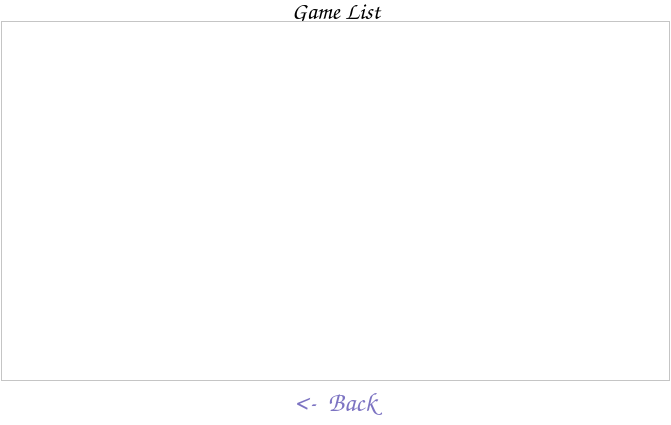
<?xml version="1.0" encoding="UTF-8"?>
<ui version="4.0">
 <class>GameList</class>
 <widget class="QDialog" name="GameList">
  <property name="geometry">
   <rect>
    <x>0</x>
    <y>0</y>
    <width>671</width>
    <height>425</height>
   </rect>
  </property>
  <property name="palette">
   <palette>
    <active>
     <colorrole role="Base">
      <brush brushstyle="SolidPattern">
       <color alpha="255">
        <red>255</red>
        <green>255</green>
        <blue>255</blue>
       </color>
      </brush>
     </colorrole>
     <colorrole role="Window">
      <brush brushstyle="SolidPattern">
       <color alpha="255">
        <red>255</red>
        <green>255</green>
        <blue>255</blue>
       </color>
      </brush>
     </colorrole>
    </active>
    <inactive>
     <colorrole role="Base">
      <brush brushstyle="SolidPattern">
       <color alpha="255">
        <red>255</red>
        <green>255</green>
        <blue>255</blue>
       </color>
      </brush>
     </colorrole>
     <colorrole role="Window">
      <brush brushstyle="SolidPattern">
       <color alpha="255">
        <red>255</red>
        <green>255</green>
        <blue>255</blue>
       </color>
      </brush>
     </colorrole>
    </inactive>
    <disabled>
     <colorrole role="Base">
      <brush brushstyle="SolidPattern">
       <color alpha="255">
        <red>255</red>
        <green>255</green>
        <blue>255</blue>
       </color>
      </brush>
     </colorrole>
     <colorrole role="Window">
      <brush brushstyle="SolidPattern">
       <color alpha="255">
        <red>255</red>
        <green>255</green>
        <blue>255</blue>
       </color>
      </brush>
     </colorrole>
    </disabled>
   </palette>
  </property>
  <property name="windowTitle">
   <string/>
  </property>
  <layout class="QGridLayout" name="gridLayout">
   <property name="leftMargin">
    <number>1</number>
   </property>
   <property name="topMargin">
    <number>1</number>
   </property>
   <property name="rightMargin">
    <number>1</number>
   </property>
   <property name="bottomMargin">
    <number>1</number>
   </property>
   <property name="verticalSpacing">
    <number>0</number>
   </property>
   <item row="0" column="0">
    <layout class="QHBoxLayout" name="horizontalLayout">
     <property name="spacing">
      <number>0</number>
     </property>
     <item>
      <spacer name="horizontalSpacer">
       <property name="orientation">
        <enum>Qt::Horizontal</enum>
       </property>
       <property name="sizeHint" stdset="0">
        <size>
         <width>40</width>
         <height>20</height>
        </size>
       </property>
      </spacer>
     </item>
     <item>
      <widget class="QLabel" name="label">
       <property name="sizePolicy">
        <sizepolicy hsizetype="Preferred" vsizetype="Minimum">
         <horstretch>0</horstretch>
         <verstretch>0</verstretch>
        </sizepolicy>
       </property>
       <property name="minimumSize">
        <size>
         <width>300</width>
         <height>20</height>
        </size>
       </property>
       <property name="maximumSize">
        <size>
         <width>300</width>
         <height>20</height>
        </size>
       </property>
       <property name="font">
        <font>
         <family>Comic Sans MS</family>
         <pointsize>18</pointsize>
         <weight>75</weight>
         <bold>true</bold>
        </font>
       </property>
       <property name="text">
        <string>Game List</string>
       </property>
       <property name="alignment">
        <set>Qt::AlignCenter</set>
       </property>
      </widget>
     </item>
     <item>
      <spacer name="horizontalSpacer_2">
       <property name="orientation">
        <enum>Qt::Horizontal</enum>
       </property>
       <property name="sizeHint" stdset="0">
        <size>
         <width>40</width>
         <height>20</height>
        </size>
       </property>
      </spacer>
     </item>
    </layout>
   </item>
   <item row="1" column="0">
    <widget class="QListWidget" name="listWidget">
     <property name="editTriggers">
      <set>QAbstractItemView::NoEditTriggers</set>
     </property>
     <property name="showDropIndicator" stdset="0">
      <bool>false</bool>
     </property>
     <property name="spacing">
      <number>1</number>
     </property>
     <property name="uniformItemSizes">
      <bool>true</bool>
     </property>
    </widget>
   </item>
   <item row="2" column="0">
    <widget class="QPushButton" name="pushButton">
     <property name="palette">
      <palette>
       <active>
        <colorrole role="WindowText">
         <brush brushstyle="SolidPattern">
          <color alpha="140">
           <red>16</red>
           <green>0</green>
           <blue>143</blue>
          </color>
         </brush>
        </colorrole>
        <colorrole role="Button">
         <brush brushstyle="SolidPattern">
          <color alpha="255">
           <red>255</red>
           <green>255</green>
           <blue>255</blue>
          </color>
         </brush>
        </colorrole>
        <colorrole role="Midlight">
         <brush brushstyle="SolidPattern">
          <color alpha="255">
           <red>255</red>
           <green>255</green>
           <blue>255</blue>
          </color>
         </brush>
        </colorrole>
        <colorrole role="Dark">
         <brush brushstyle="SolidPattern">
          <color alpha="255">
           <red>255</red>
           <green>255</green>
           <blue>255</blue>
          </color>
         </brush>
        </colorrole>
        <colorrole role="Mid">
         <brush brushstyle="SolidPattern">
          <color alpha="255">
           <red>255</red>
           <green>255</green>
           <blue>255</blue>
          </color>
         </brush>
        </colorrole>
        <colorrole role="Text">
         <brush brushstyle="SolidPattern">
          <color alpha="140">
           <red>16</red>
           <green>0</green>
           <blue>143</blue>
          </color>
         </brush>
        </colorrole>
        <colorrole role="ButtonText">
         <brush brushstyle="SolidPattern">
          <color alpha="140">
           <red>16</red>
           <green>0</green>
           <blue>143</blue>
          </color>
         </brush>
        </colorrole>
        <colorrole role="Base">
         <brush brushstyle="SolidPattern">
          <color alpha="255">
           <red>255</red>
           <green>255</green>
           <blue>255</blue>
          </color>
         </brush>
        </colorrole>
        <colorrole role="Window">
         <brush brushstyle="SolidPattern">
          <color alpha="255">
           <red>255</red>
           <green>255</green>
           <blue>255</blue>
          </color>
         </brush>
        </colorrole>
        <colorrole role="Shadow">
         <brush brushstyle="SolidPattern">
          <color alpha="255">
           <red>255</red>
           <green>255</green>
           <blue>255</blue>
          </color>
         </brush>
        </colorrole>
        <colorrole role="Highlight">
         <brush brushstyle="SolidPattern">
          <color alpha="255">
           <red>178</red>
           <green>215</green>
           <blue>255</blue>
          </color>
         </brush>
        </colorrole>
        <colorrole role="AlternateBase">
         <brush brushstyle="SolidPattern">
          <color alpha="255">
           <red>255</red>
           <green>255</green>
           <blue>255</blue>
          </color>
         </brush>
        </colorrole>
        <colorrole role="ToolTipBase">
         <brush brushstyle="SolidPattern">
          <color alpha="255">
           <red>255</red>
           <green>255</green>
           <blue>255</blue>
          </color>
         </brush>
        </colorrole>
       </active>
       <inactive>
        <colorrole role="WindowText">
         <brush brushstyle="SolidPattern">
          <color alpha="140">
           <red>16</red>
           <green>0</green>
           <blue>143</blue>
          </color>
         </brush>
        </colorrole>
        <colorrole role="Button">
         <brush brushstyle="SolidPattern">
          <color alpha="255">
           <red>255</red>
           <green>255</green>
           <blue>255</blue>
          </color>
         </brush>
        </colorrole>
        <colorrole role="Midlight">
         <brush brushstyle="SolidPattern">
          <color alpha="255">
           <red>255</red>
           <green>255</green>
           <blue>255</blue>
          </color>
         </brush>
        </colorrole>
        <colorrole role="Dark">
         <brush brushstyle="SolidPattern">
          <color alpha="255">
           <red>255</red>
           <green>255</green>
           <blue>255</blue>
          </color>
         </brush>
        </colorrole>
        <colorrole role="Mid">
         <brush brushstyle="SolidPattern">
          <color alpha="255">
           <red>255</red>
           <green>255</green>
           <blue>255</blue>
          </color>
         </brush>
        </colorrole>
        <colorrole role="Text">
         <brush brushstyle="SolidPattern">
          <color alpha="140">
           <red>16</red>
           <green>0</green>
           <blue>143</blue>
          </color>
         </brush>
        </colorrole>
        <colorrole role="ButtonText">
         <brush brushstyle="SolidPattern">
          <color alpha="140">
           <red>16</red>
           <green>0</green>
           <blue>143</blue>
          </color>
         </brush>
        </colorrole>
        <colorrole role="Base">
         <brush brushstyle="SolidPattern">
          <color alpha="255">
           <red>255</red>
           <green>255</green>
           <blue>255</blue>
          </color>
         </brush>
        </colorrole>
        <colorrole role="Window">
         <brush brushstyle="SolidPattern">
          <color alpha="255">
           <red>255</red>
           <green>255</green>
           <blue>255</blue>
          </color>
         </brush>
        </colorrole>
        <colorrole role="Shadow">
         <brush brushstyle="SolidPattern">
          <color alpha="255">
           <red>255</red>
           <green>255</green>
           <blue>255</blue>
          </color>
         </brush>
        </colorrole>
        <colorrole role="Highlight">
         <brush brushstyle="SolidPattern">
          <color alpha="255">
           <red>255</red>
           <green>255</green>
           <blue>255</blue>
          </color>
         </brush>
        </colorrole>
        <colorrole role="AlternateBase">
         <brush brushstyle="SolidPattern">
          <color alpha="255">
           <red>255</red>
           <green>255</green>
           <blue>255</blue>
          </color>
         </brush>
        </colorrole>
        <colorrole role="ToolTipBase">
         <brush brushstyle="SolidPattern">
          <color alpha="255">
           <red>255</red>
           <green>255</green>
           <blue>255</blue>
          </color>
         </brush>
        </colorrole>
       </inactive>
       <disabled>
        <colorrole role="WindowText">
         <brush brushstyle="SolidPattern">
          <color alpha="140">
           <red>16</red>
           <green>0</green>
           <blue>143</blue>
          </color>
         </brush>
        </colorrole>
        <colorrole role="Button">
         <brush brushstyle="SolidPattern">
          <color alpha="255">
           <red>255</red>
           <green>255</green>
           <blue>255</blue>
          </color>
         </brush>
        </colorrole>
        <colorrole role="Midlight">
         <brush brushstyle="SolidPattern">
          <color alpha="255">
           <red>255</red>
           <green>255</green>
           <blue>255</blue>
          </color>
         </brush>
        </colorrole>
        <colorrole role="Dark">
         <brush brushstyle="SolidPattern">
          <color alpha="255">
           <red>255</red>
           <green>255</green>
           <blue>255</blue>
          </color>
         </brush>
        </colorrole>
        <colorrole role="Mid">
         <brush brushstyle="SolidPattern">
          <color alpha="255">
           <red>255</red>
           <green>255</green>
           <blue>255</blue>
          </color>
         </brush>
        </colorrole>
        <colorrole role="Text">
         <brush brushstyle="SolidPattern">
          <color alpha="140">
           <red>16</red>
           <green>0</green>
           <blue>143</blue>
          </color>
         </brush>
        </colorrole>
        <colorrole role="ButtonText">
         <brush brushstyle="SolidPattern">
          <color alpha="140">
           <red>16</red>
           <green>0</green>
           <blue>143</blue>
          </color>
         </brush>
        </colorrole>
        <colorrole role="Base">
         <brush brushstyle="SolidPattern">
          <color alpha="255">
           <red>255</red>
           <green>255</green>
           <blue>255</blue>
          </color>
         </brush>
        </colorrole>
        <colorrole role="Window">
         <brush brushstyle="SolidPattern">
          <color alpha="255">
           <red>255</red>
           <green>255</green>
           <blue>255</blue>
          </color>
         </brush>
        </colorrole>
        <colorrole role="Shadow">
         <brush brushstyle="SolidPattern">
          <color alpha="255">
           <red>255</red>
           <green>255</green>
           <blue>255</blue>
          </color>
         </brush>
        </colorrole>
        <colorrole role="Highlight">
         <brush brushstyle="SolidPattern">
          <color alpha="255">
           <red>212</red>
           <green>212</green>
           <blue>212</blue>
          </color>
         </brush>
        </colorrole>
        <colorrole role="AlternateBase">
         <brush brushstyle="SolidPattern">
          <color alpha="255">
           <red>255</red>
           <green>255</green>
           <blue>255</blue>
          </color>
         </brush>
        </colorrole>
        <colorrole role="ToolTipBase">
         <brush brushstyle="SolidPattern">
          <color alpha="255">
           <red>255</red>
           <green>255</green>
           <blue>255</blue>
          </color>
         </brush>
        </colorrole>
       </disabled>
      </palette>
     </property>
     <property name="font">
      <font>
       <family>Comic Sans MS</family>
       <pointsize>20</pointsize>
      </font>
     </property>
     <property name="styleSheet">
      <string notr="true">background-color: white;
foreground-color: white;
color:rgba(16, 0, 143, 140)</string>
     </property>
     <property name="text">
      <string>&lt;-  Back</string>
     </property>
     <property name="autoDefault">
      <bool>true</bool>
     </property>
     <property name="default">
      <bool>false</bool>
     </property>
     <property name="flat">
      <bool>true</bool>
     </property>
    </widget>
   </item>
  </layout>
 </widget>
 <resources/>
 <connections/>
</ui>
